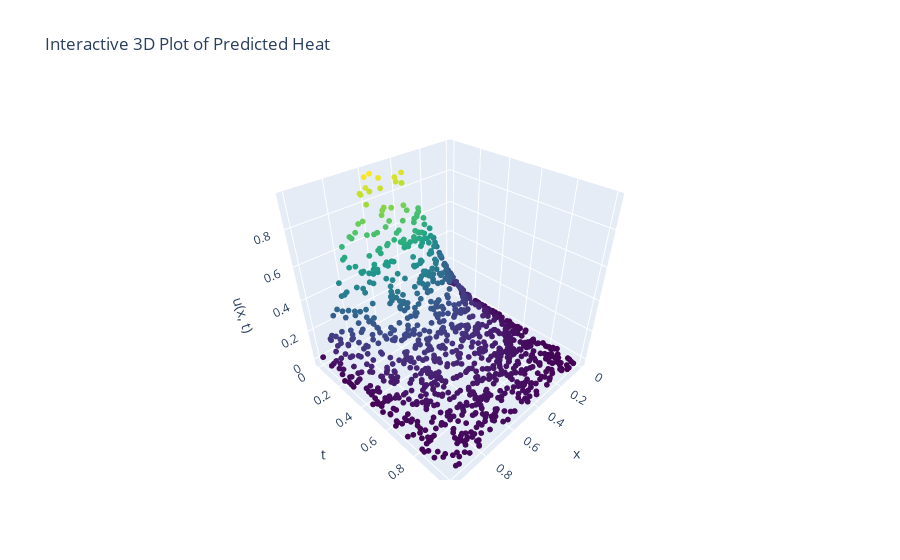
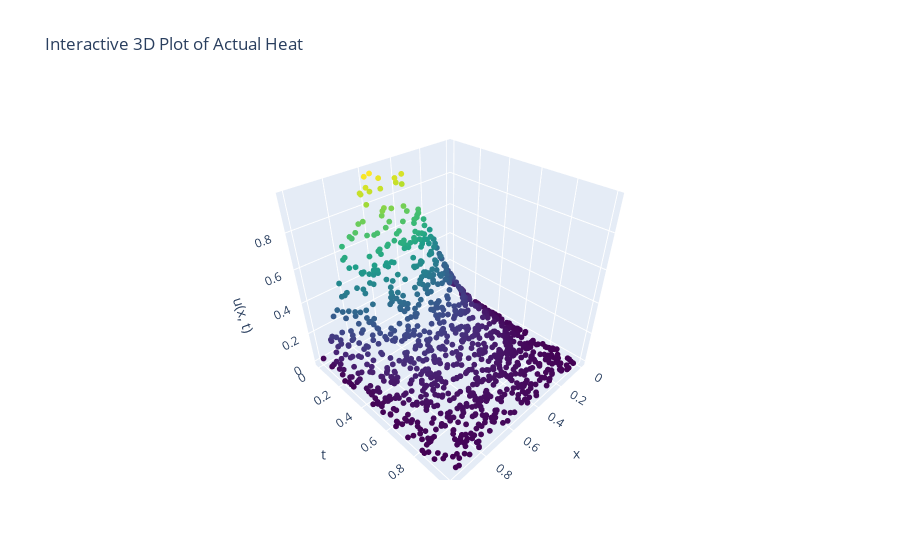

Notebook code cell kept with these figures, in order:
### Code cell
import plotly.graph_objects as go

X = geomtime.random_points(1000)
y_pred = model.predict(X)
y_true = true_solution(X)

x = X[:, 0]
t = X[:, 1]

fig1=go.Figure(data=[go.Scatter3d(
    x=x, y=t, z=y_pred.flatten(), 
    mode='markers',
    marker=dict(size=2, color=y_pred.flatten(), colorscale='Viridis')
)])

fig1.update_layout(
    scene=dict(
        xaxis_title='x',
        yaxis_title='t',
        zaxis_title='u(x, t)'
    ),
    title="Interactive 3D Plot of Predicted Heat"
)

fig2=go.Figure(data=[go.Scatter3d(
    x=x, y=t, z=y_true.flatten(), 
    mode='markers',
    marker=dict(size=2, color=y_true.flatten(), colorscale='Viridis')
)])

fig2.update_layout(
    scene=dict(
        xaxis_title='x',
        yaxis_title='t',
        zaxis_title='u(x, t)'
    ),
    title="Interactive 3D Plot of Actual Heat"
)

fig1.show()
fig2.show()

### Figure 1 — Plotly figure (JSON) as saved in the notebook; plotly's stock layout.template omitted (floating-point values rounded to 4 significant figures; data arrays with more than 128 entries replaced by an {"elided": "..."} marker saying what was removed)
{"data": [{"marker": {"color": {"elided": "1000 float values"}, "colorscale": [[0, "#440154"], [0.1111, "#482878"], [0.2222, "#3e4989"], [0.3333, "#31688e"], [0.4444, "#26828e"], [0.5556, "#1f9e89"], [0.6667, "#35b779"], [0.7778, "#6ece58"], [0.8889, "#b5de2b"], [1, "#fde725"]], "size": 2}, "mode": "markers", "type": "scatter3d", "x": {"elided": "1000 float values"}, "y": {"elided": "1000 float values"}, "z": {"elided": "1000 float values"}}], "layout": {"scene": {"xaxis": {"title": {"text": "x"}}, "yaxis": {"title": {"text": "t"}}, "zaxis": {"title": {"text": "u(x, t)"}}}, "title": {"text": "Interactive 3D Plot of Predicted Heat"}}}

### Figure 2 — Plotly figure (JSON) as saved in the notebook; plotly's stock layout.template omitted (floating-point values rounded to 4 significant figures; data arrays with more than 128 entries replaced by an {"elided": "..."} marker saying what was removed)
{"data": [{"marker": {"color": {"elided": "1000 float values"}, "colorscale": [[0, "#440154"], [0.1111, "#482878"], [0.2222, "#3e4989"], [0.3333, "#31688e"], [0.4444, "#26828e"], [0.5556, "#1f9e89"], [0.6667, "#35b779"], [0.7778, "#6ece58"], [0.8889, "#b5de2b"], [1, "#fde725"]], "size": 2}, "mode": "markers", "type": "scatter3d", "x": {"elided": "1000 float values"}, "y": {"elided": "1000 float values"}, "z": {"elided": "1000 float values"}}], "layout": {"scene": {"xaxis": {"title": {"text": "x"}}, "yaxis": {"title": {"text": "t"}}, "zaxis": {"title": {"text": "u(x, t)"}}}, "title": {"text": "Interactive 3D Plot of Actual Heat"}}}
